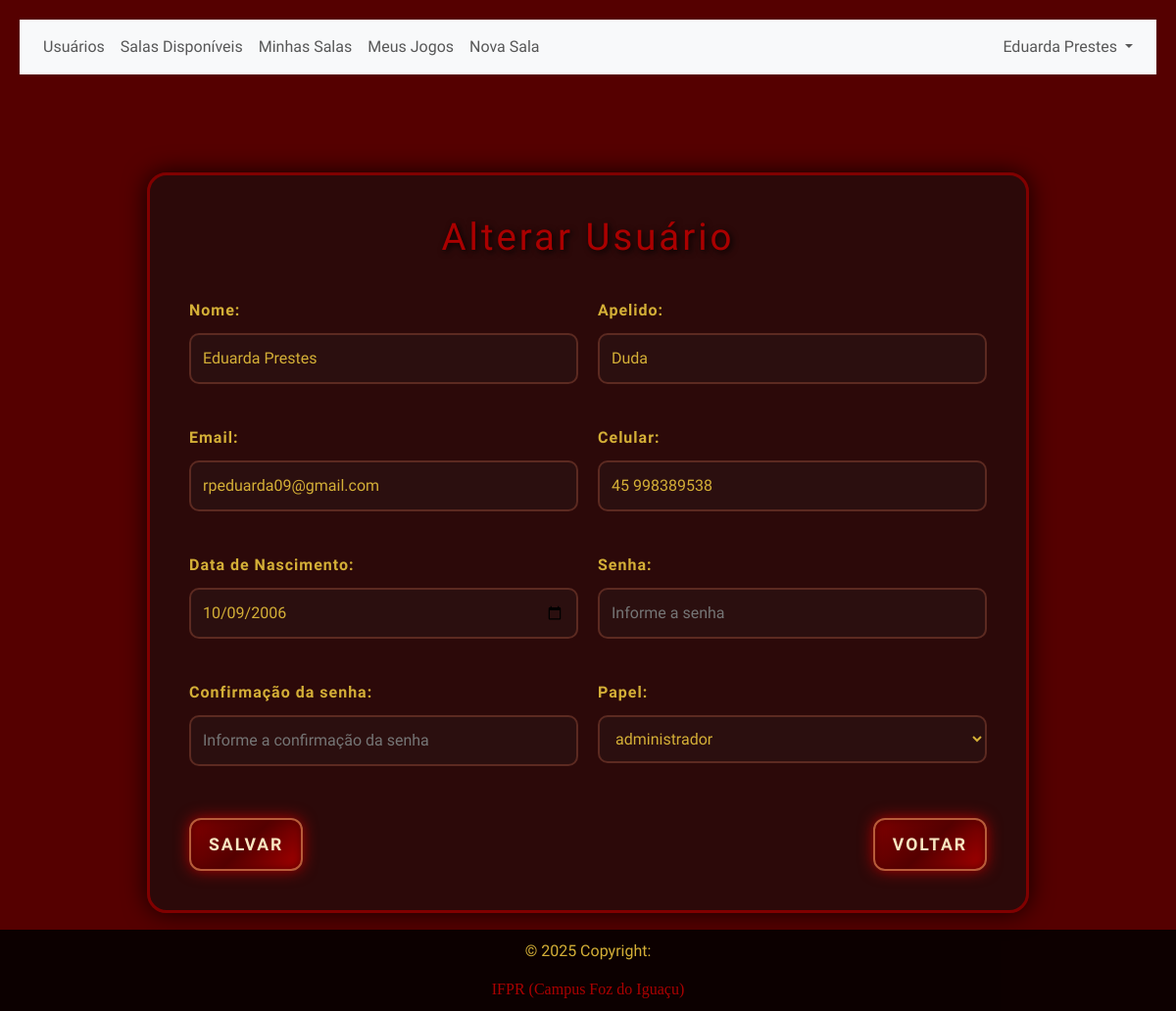
The app's page /app/controller/UsuarioController.php?action=edit&id=1 (signed in) with its own data.
### tables this page shows
CREATE TABLE IF NOT EXISTS `usuarios` (
    `id` INT NOT NULL AUTO_INCREMENT,
    `papel` ENUM('jogador', 'administrador') NOT NULL,
    `nome` VARCHAR(100) NOT NULL,
    `apelido` VARCHAR(50) NULL DEFAULT NULL,
    `email` VARCHAR(100) NOT NULL,
    `telefone` VARCHAR(20) NULL DEFAULT NULL,
    `data_nascimento` DATE NOT NULL,
    `senha` VARCHAR(255) NOT NULL,
    `foto` VARCHAR(255) NULL,
    PRIMARY KEY (`id`),
    UNIQUE INDEX `email_unique` (`email` ASC),
    UNIQUE INDEX `apelido_unique` (`apelido` ASC)
);

### app/model/Usuario.php (called while the page is built, shortened)
<?php
class Usuario
{
    private ?string $papel;
    private ?string $nome;
    private ?string $apelido;
    private ?string $email;
    private ?string $telefone;
    private ?string $dataNascimento;
    private ?string $senha;
    public function getPapel(): ?string
    {
        return $this->papel;
    }
    public function setPapel(?string $papel): self
    {
        $this->papel = $papel;
        return $this;
    }
    public function getNome(): ?string
    {
        return $this->nome;
    }
    public function setNome(?string $nome): self
    {
        $this->nome = $nome;
        return $this;
    }
    public function getApelido(): ?string
    {
        return $this->apelido;
    }
    public function setApelido(?string $apelido): self
    {
        $this->apelido = $apelido;
        return $this;
    }
    public function getEmail(): ?string
    {
        return $this->email;
    }
    public function setEmail(?string $email): self
    {
        $this->email = $email;
        return $this;
    }
    public function getTelefone(): ?string
    {
        return $this->telefone;
    }
    public function setTelefone(?string $telefone): self
    {
        $this->telefone = $telefone;
        return $this;
    }
    public function getDataNascimento(): ?string
    {
        return $this->dataNascimento;
    }
    public function setDataNascimento(?string $dataNascimento): self
    {
        $this->dataNascimento = $dataNascimento;
        return $this;
    }
    public function getSenha(): ?string
    {
        return $this->senha;
    }
    public function setSenha(?string $senha): self
    {
        $this->senha = $senha;
        return $this;
    }
}

### app/dao/UsuarioDAO.php (called while the page is built, shortened)
<?php
include_once(__DIR__ . "/../model/Usuario.php");
class UsuarioDAO
{
    public function findById(int $id)
    {
        $conn = Connection::getConn();
        $sql = "SELECT * FROM usuarios u" .
            " WHERE u.id = ?";
        $stm = $conn->prepare($sql);
        $stm->execute([$id]);
        $result = $stm->fetchAll();
        $usuarios = $this->mapUsuarios($result);
        if (count($usuarios) == 1)
            return $usuarios[0];
        elseif (count($usuarios) == 0)
            return null;
        die("UsuarioDAO.findById()" .
            " - Erro: mais de um usuário encontrado.");
    }
    private function mapUsuarios($result)
    {
        $usuarios = array();
        foreach ($result as $reg) {
            $usuario = new Usuario();
            $usuario->setId($reg['id']);
            $usuario->setPapel($reg['papel']);
            $usuario->setNome($reg['nome']);
            $usuario->setApelido($reg['apelido']);
            $usuario->setEmail($reg['email']);
            $usuario->setTelefone($reg['telefone']);
            $usuario->setDataNascimento($reg['data_nascimento']);
            $usuario->setSenha($reg['senha']);
            $usuario->setFoto($reg['foto']);
            array_push($usuarios, $usuario);
        }
        return $usuarios;
    }
}

### app/view/usuario/usu-form.php (the view, shortened to what this page needs)
<?php
require_once(__DIR__ . "/../include/header.php");
require_once(__DIR__ . "/../include/menu.php");
?>
<link rel="stylesheet" href="<?= BASEURL ?>/view/css/usu-form.css">
<div class="container">
    <h3>
        <?php if ($dados['id'] == 0) echo "Inserir";
        else echo "Alterar"; ?> Usuário
    </h3>
    <form id="frmUsuario" method="POST"
        action="<?= BASEURL ?>/controller/UsuarioController.php?action=save">
        <div class="form-grid">
            <div class="form-group">
                <label for="txtNome">Nome:</label>
                <input type="text" id="txtNome" name="nome" maxlength="100"
                    placeholder="Informe o nome"
                    value="<?= isset($dados["usuario"]) ? $dados["usuario"]->getNome() : '' ?>" />
            </div>
            <div class="form-group">
                <label for="txtApelido">Apelido:</label>
                <input type="text" id="txtApelido" name="apelido" maxlength="50"
                    placeholder="Informe o seu apelido"
                    value="<?= isset($dados["usuario"]) ? $dados["usuario"]->getApelido() : '' ?>" />
            </div>
            <div class="form-group">
                <label for="txtLogin">Email:</label>
                <input type="text" id="txtLogin" name="email" maxlength="100"
                    placeholder="Informe o email"
                    value="<?= isset($dados["usuario"]) ? $dados["usuario"]->getEmail() : '' ?>" />
            </div>
            <div class="form-group">
                <label for="txtTelefone">Celular:</label>
                <input type="text" id="txtTelefone" name="telefone" maxlength="20"
                    placeholder="Informe o seu celular"
                    value="<?= isset($dados["usuario"]) ? $dados["usuario"]->getTelefone() : '' ?>" />
            </div>
            <div class="form-group">
                <label for="txtDataNascimento">Data de Nascimento:</label>
                <input type="date" id="txtDataNascimento" name="data_nascimento"
                    value="<?= isset($dados["usuario"]) ? $dados["usuario"]->getDataNascimento() : '' ?>" />
            </div>
            <div class="form-group">
                <label for="txtSenha">Senha:</label>
                <input type="password" id="txtPassword" name="senha" maxlength="50"
                    placeholder="Informe a senha"
                    value="<?= isset($dados["usuario"]) ? $dados["usuario"]->getSenha() : '' ?>" />
            </div>
            <div class="form-group">
                <label for="txtConfSenha">Confirmação da senha:</label>
                <input type="password" id="txtConfSenha" name="conf_senha" maxlength="50"
                    placeholder="Informe a confirmação da senha"
                    value="<?= isset($dados['confSenha']) ? $dados['confSenha'] : '' ?>" />
            </div>
            <div class="form-group">
                <label for="selPapel">Papel:</label>
                <select name="papel" id="selPapel">
                    <?php foreach ($dados["papeis"] as $papel): ?>
                        <option value="<?= $papel ?>"
                            <?= (isset($dados["usuario"]) && $dados["usuario"]->getPapel() == $papel) ? "selected" : "" ?>>
                            <?= $papel ?>
                        </option>
                    <?php endforeach; ?>
                </select>
            </div>
        </div>
        <div class="actions">
            <button type="submit" class="btn">Salvar</button>
            <a class="btn" href="<?= BASEURL ?>/controller/UsuarioController.php?action=list">Voltar</a>
        </div>
    </form>
</div>
<?php
require_once(__DIR__ . "/../include/footer.php");
?>

### app/view/css/usu-form.css (style rules this page uses)
body { background-color: #550000; font-family: 'Caudex', serif; color: #d4af37; margin: 0; padding: 20px; }
.container { background: rgba(40, 10, 10, 0.9); border: 3px solid #800000; padding: 40px; border-radius: 20px; box-shadow: 0 0 25px rgba(0, 0, 0, 0.8); max-width: 900px; margin: 100px auto 80px auto; backdrop-filter: blur(6px); }
h3 { font-family: 'Caudex', cursive; font-size: 2.4em; color: #aa0000; text-shadow: 2px 2px 6px #000; margin-bottom: 40px; text-align: center; letter-spacing: 3px; }
.form-grid { display: grid; grid-template-columns: 1fr 1fr; gap: 20px; }
.form-group { margin-bottom: 18px; text-align: left; }
label { font-size: 1em; font-weight: bold; color: #d4af37; display: block; margin-bottom: 6px; letter-spacing: 1px; }
input[type="text"], input[type="password"], input[type="date"], select { background-color: #2b0f0f; border: 2px solid #5c2a21; border-radius: 10px; width: 100%; padding: 12px; margin: 5px 0; color: #d4af37; font-size: 1em; outline: none; transition: border 0.3s ease, box-shadow 0.3s ease; }
.actions { margin-top: 30px; display: flex; justify-content: space-between; gap: 15px; }
button, .btn { background: linear-gradient(135deg, #800000, #550000, #aa0000); border: 2px solid #b85c3a; padding: 12px 18px; border-radius: 12px; font-size: 1.1em; color: #f8e6c1; cursor: pointer; font-weight: bold; text-transform: uppercase; letter-spacing: 2px; box-shadow: 0 0 15px #aa0000, inset 0 0 10px #550000; transition: all 0.3s ease; text-decoration: none; display: inline-block; }

### records on screen
usuarios: nome "Eduarda Prestes", apelido "Duda", email "rpeduarda09@gmail.com", telefone "45 998389538", data_nascimento "10/09/2006", papel "administrador"

### other values on screen
$nome "Eduarda Prestes"
